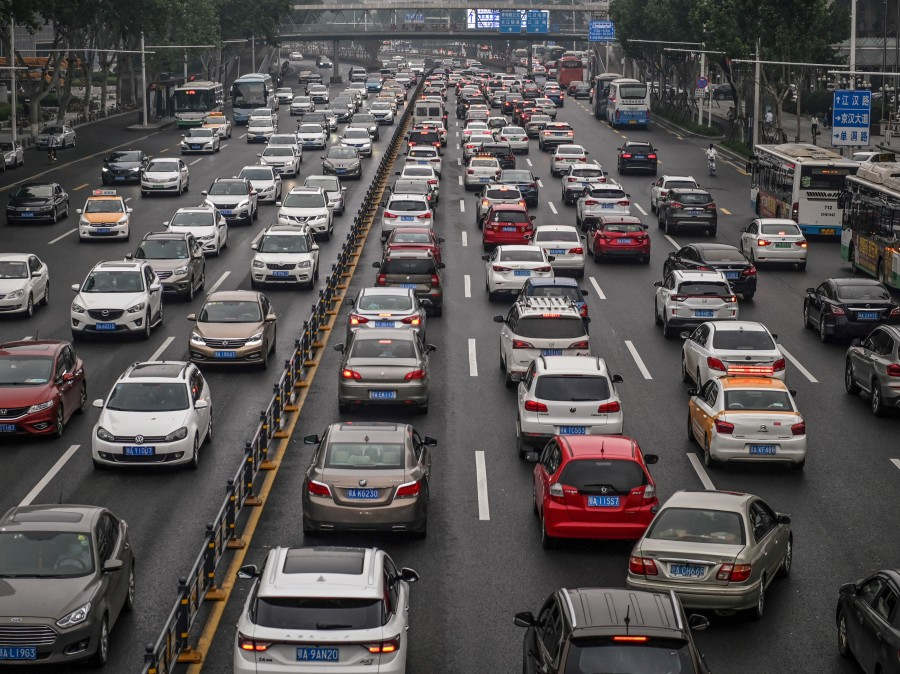
#> input picture Car Image.jpg, 900 x 674 px
$ python Car_Detector_Img.py
#> lines starting #> are read from the running program, lines starting #| are printed output that depends on the picture; after the words box and inside, x2 and y2 are one past the last pixel; in counts of white or black regions, pixels touching at a corner belong together
import cv2

#Our Image
img_file = 'Car Image.jpg'

# Our pre-trained car classifier
classifier_file = "Car_Dectector.xml"

#create opencv image
img = cv2.imread(img_file)
#> img is the input picture: shape (674, 900, 3); mean B, G, R 81.9, 81.9, 86

#convert img to black and white
black_n_white = cv2.cvtColor(img, cv2.COLOR_BGR2GRAY)
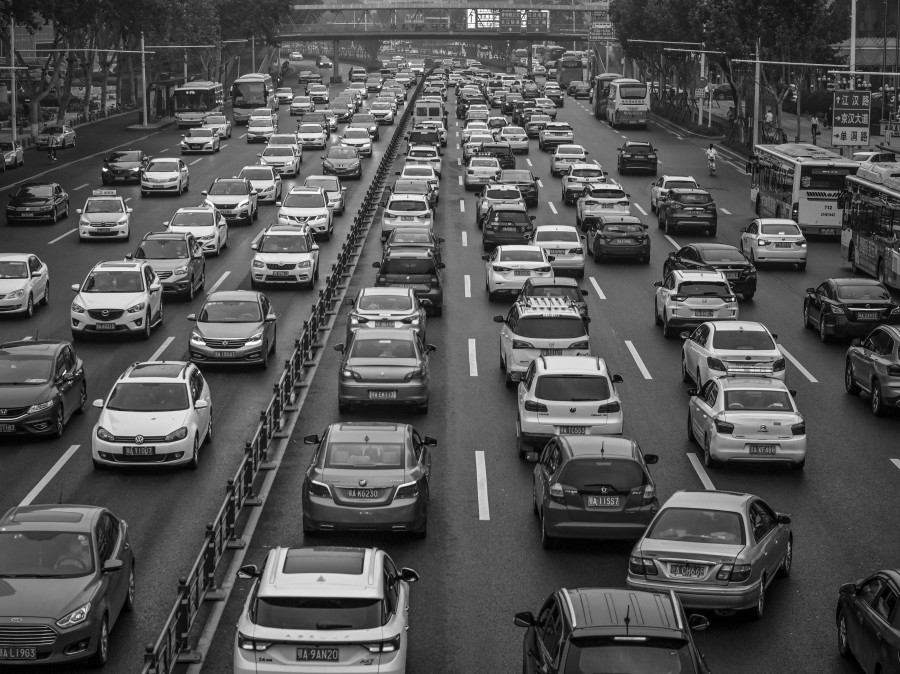
#> black_n_white: shape (674, 900); min 0, max 255, mean 83.2

#Car Classifier
car_tracker = cv2.CascadeClassifier(classifier_file)

#detecting Car
cars = car_tracker.detectMultiScale(black_n_white)
#> cars = [[396, 204, 23, 23], [238, 117, 38, 38], [365, 301, 38, 38], [741, 356, 32, 32], [290, 116, 50, 50], [270, 533, 57, 57], [320, 534, 56, 56], [81, 132, 76, 76], [64, 191, 80, 80], [578, 202, 95, 95], [100, 338, 100, 100], [512, 434, 163, 163]]

print(cars)
#| [[396 204  23  23]
#|  [238 117  38  38]
#|  [365 301  38  38]
#|  [741 356  32  32]
#|  [290 116  50  50]
#|  [270 533  57  57]
#|  [320 534  56  56]
#|  [ 81 132  76  76]
#|  [ 64 191  80  80]
#|  [578 202  95  95]
#|  [100 338 100 100]
#|  [512 434 163 163]]

for (x, y, w, h) in cars:
    cv2.rectangle(img, (x, y), (x+w, y+h), (0, 0, 255), 2)
#> this loop made 12 passes
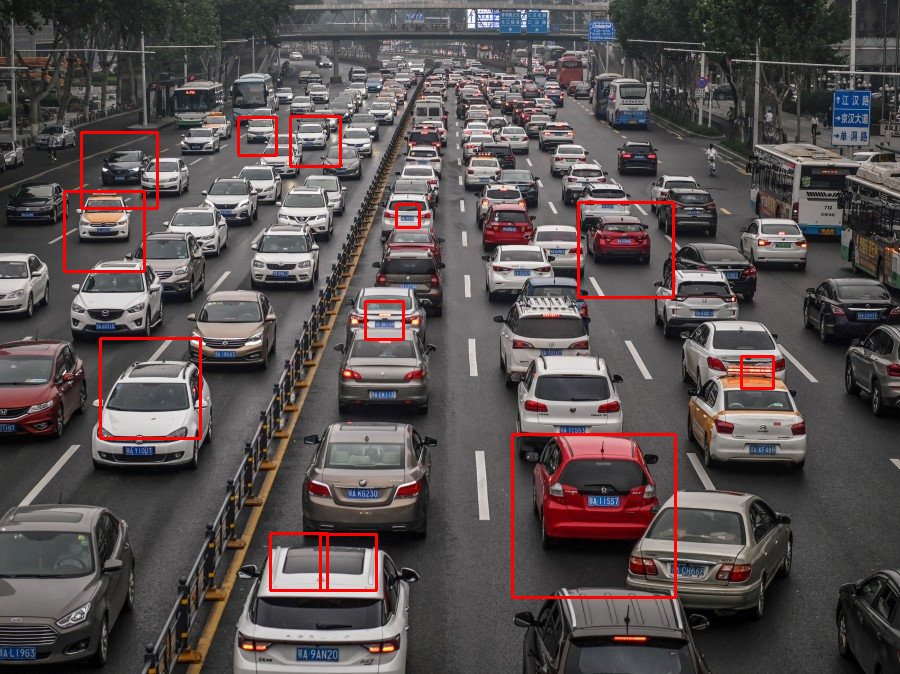
#> img: shape (674, 900, 3); 1.58% of pixels changed, all inside (x1, y1, x2, y2) = (63, 115, 775, 599)

#Show the Image
cv2.imshow('Soorya Car Detector', img)

# Don't Close
cv2.waitKey()

print("All Good!")
